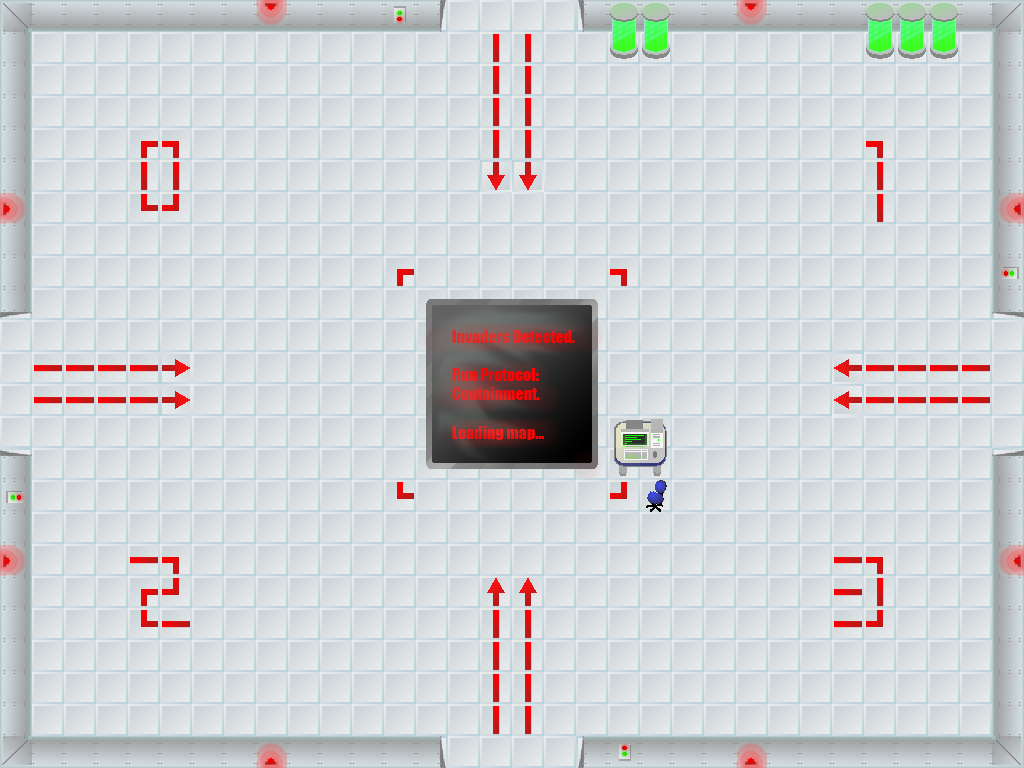

A 2D game scene composited from a Tiled map and its tileset images. What follows is a short description and the map's XML, with each tile layer's data collapsed to a summary:
An orthogonal 32x24 tile map with 32x32 px tiles, 1 tile layer (Tile Layer 1).

<map version="1.0" orientation="orthogonal" width="32" height="24" tilewidth="32" tileheight="32">
 <tileset firstgid="1" name="tilesheet" tilewidth="32" tileheight="32">
  <image source="tilesheet.png" />
  <tile id="0">
   <properties>
    <property name="impassable" value="1" />
    <property name="impassable" value="1" />
   </properties>
  </tile>
  <tile id="1">
   <properties>
    <property name="impassable" value="1" />
    <property name="impassable" value="1" />
   </properties>
  </tile>
  <tile id="2">
   <properties>
    <property name="impassable" value="1" />
    <property name="impassable" value="1" />
   </properties>
  </tile>
  <tile id="3">
   <properties>
    <property name="impassable" value="1" />
    <property name="impassable" value="1" />
   </properties>
  </tile>
  <tile id="4">
   <properties>
    <property name="impassable" value="1" />
    <property name="impassable" value="1" />
   </properties>
  </tile>
  <tile id="5">
   <properties>
    <property name="impassable" value="1" />
    <property name="impassable" value="1" />
   </properties>
  </tile>
  <tile id="6">
   <properties>
    <property name="impassable" value="1" />
    <property name="impassable" value="1" />
   </properties>
  </tile>
  <tile id="7">
   <properties>
    <property name="impassable" value="1" />
    <property name="impassable" value="1" />
   </properties>
  </tile>
  <tile id="8">
   <properties>
    <property name="impassable" value="1" />
    <property name="impassable" value="1" />
   </properties>
  </tile>
  <tile id="9">
   <properties>
    <property name="impassable" value="1" />
    <property name="impassable" value="1" />
   </properties>
  </tile>
  <tile id="10">
   <properties>
    <property name="impassable" value="1" />
    <property name="impassable" value="1" />
   </properties>
  </tile>
  <tile id="11">
   <properties>
    <property name="impassable" value="1" />
    <property name="impassable" value="1" />
   </properties>
  </tile>
  <tile id="12">
   <properties>
    <property name="impassable" value="1" />
    <property name="impassable" value="1" />
   </properties>
  </tile>
  <tile id="13">
   <properties>
    <property name="impassable" value="1" />
    <property name="impassable" value="1" />
   </properties>
  </tile>
  <tile id="14">
   <properties>
    <property name="impassable" value="1" />
    <property name="impassable" value="1" />
   </properties>
  </tile>
  <tile id="15">
   <properties>
    <property name="impassable" value="1" />
    <property name="impassable" value="1" />
   </properties>
  </tile>
  <tile id="16">
   <properties>
    <property name="impassable" value="1" />
    <property name="impassable" value="1" />
   </properties>
  </tile>
  <tile id="17">
   <properties>
    <property name="impassable" value="1" />
    <property name="impassable" value="1" />
   </properties>
  </tile>
  <tile id="18">
   <properties>
    <property name="impassable" value="1" />
    <property name="impassable" value="1" />
   </properties>
  </tile>
  <tile id="19">
   <properties>
    <property name="impassable" value="1" />
    <property name="impassable" value="1" />
   </properties>
  </tile>
  <tile id="20">
   <properties>
    <property name="impassable" value="1" />
    <property name="impassable" value="1" />
   </properties>
  </tile>
  <tile id="21">
   <properties>
    <property name="impassable" value="1" />
    <property name="impassable" value="1" />
   </properties>
  </tile>
  <tile id="22">
   <properties>
    <property name="impassable" value="1" />
    <property name="impassable" value="1" />
   </properties>
  </tile>
  <tile id="23">
   <properties>
    <property name="impassable" value="1" />
    <property name="impassable" value="1" />
   </properties>
  </tile>
  <tile id="24">
   <properties>
    <property name="impassable" value="1" />
    <property name="impassable" value="1" />
   </properties>
  </tile>
  <tile id="25">
   <properties>
    <property name="impassable" value="1" />
    <property name="impassable" value="1" />
   </properties>
  </tile>
  <tile id="26">
   <properties>
    <property name="impassable" value="1" />
    <property name="impassable" value="1" />
   </properties>
  </tile>
  <tile id="27">
   <properties>
    <property name="impassable" value="1" />
    <property name="impassable" value="1" />
   </properties>
  </tile>
  <tile id="30">
   <properties>
    <property name="impassable" value="1" />
    <property name="impassable" value="1" />
   </properties>
  </tile>
  <tile id="31">
   <properties>
    <property name="impassable" value="1" />
    <property name="impassable" value="1" />
   </properties>
  </tile>
  <tile id="32">
   <properties>
    <property name="impassable" value="1" />
    <property name="impassable" value="1" />
   </properties>
  </tile>
  <tile id="33">
   <properties>
    <property name="impassable" value="1" />
    <property name="impassable" value="1" />
   </properties>
  </tile>
  <tile id="34">
   <properties>
    <property name="impassable" value="1" />
    <property name="impassable" value="1" />
   </properties>
  </tile>
  <tile id="35">
   <properties>
    <property name="impassable" value="1" />
    <property name="impassable" value="1" />
   </properties>
  </tile>
  <tile id="36">
   <properties>
    <property name="impassable" value="1" />
    <property name="impassable" value="1" />
   </properties>
  </tile>
  <tile id="37">
   <properties>
    <property name="impassable" value="1" />
    <property name="impassable" value="1" />
   </properties>
  </tile>
  <tile id="38">
   <properties>
    <property name="impassable" value="1" />
    <property name="impassable" value="1" />
   </properties>
  </tile>
  <tile id="41">
   <properties>
    <property name="damaging" value="1" />
    <property name="damaging" value="1" />
   </properties>
  </tile>
  <tile id="42">
   <properties>
    <property name="damaging" value="1" />
    <property name="damaging" value="1" />
   </properties>
  </tile>
  <tile id="43">
   <properties>
    <property name="damaging" value="1" />
    <property name="damaging" value="1" />
   </properties>
  </tile>
  <tile id="49">
   <properties>
    <property name="impassable" value="1" />
    <property name="impassable" value="1" />
   </properties>
  </tile>
  <tile id="52">
   <properties>
    <property name="damaging" value="1" />
    <property name="damaging" value="1" />
   </properties>
  </tile>
  <tile id="53">
   <properties>
    <property name="damaging" value="1" />
    <property name="damaging" value="1" />
   </properties>
  </tile>
  <tile id="54">
   <properties>
    <property name="damaging" value="1" />
    <property name="damaging" value="1" />
   </properties>
  </tile>
  <tile id="63">
   <properties>
    <property name="damaging" value="1" />
    <property name="damaging" value="1" />
   </properties>
  </tile>
  <tile id="64">
   <properties>
    <property name="damaging" value="1" />
    <property name="damaging" value="1" />
   </properties>
  </tile>
  <tile id="65">
   <properties>
    <property name="damaging" value="1" />
    <property name="damaging" value="1" />
   </properties>
  </tile>
  <tile id="67">
   <properties>
    <property name="impassable" value="1" />
    <property name="impassable" value="1" />
   </properties>
  </tile>
  <tile id="74">
   <properties>
    <property name="damaging" value="" />
    <property name="damaging" value="" />
   </properties>
  </tile>
  <tile id="75">
   <properties>
    <property name="damaging" value="" />
    <property name="damaging" value="" />
   </properties>
  </tile>
  <tile id="76">
   <properties>
    <property name="damaging" value="" />
    <property name="damaging" value="" />
   </properties>
  </tile>
  <tile id="77">
   <properties>
    <property name="damaging" value="1" />
    <property name="damaging" value="1" />
   </properties>
  </tile>
  <tile id="78">
   <properties>
    <property name="damaging" value="1" />
    <property name="damaging" value="1" />
   </properties>
  </tile>
  <tile id="79">
   <properties>
    <property name="damaging" value="1" />
    <property name="damaging" value="1" />
   </properties>
  </tile>
  <tile id="80">
   <properties>
    <property name="damaging" value="1" />
    <property name="damaging" value="1" />
   </properties>
  </tile>
  <tile id="81">
   <properties>
    <property name="impassable" value="1" />
    <property name="impassable" value="1" />
   </properties>
  </tile>
  <tile id="83">
   <properties>
    <property name="impassable" value="1" />
    <property name="impassable" value="1" />
   </properties>
  </tile>
  <tile id="84">
   <properties>
    <property name="impassable" value="1" />
    <property name="impassable" value="1" />
   </properties>
  </tile>
  <tile id="85">
   <properties>
    <property name="damaging" value="1" />
    <property name="damaging" value="1" />
   </properties>
  </tile>
  <tile id="86">
   <properties>
    <property name="damaging" value="1" />
    <property name="damaging" value="1" />
   </properties>
  </tile>
  <tile id="87">
   <properties>
    <property name="damaging" value="1" />
    <property name="damaging" value="1" />
   </properties>
  </tile>
  <tile id="88">
   <properties>
    <property name="damaging" value="1" />
    <property name="damaging" value="1" />
   </properties>
  </tile>
  <tile id="89">
   <properties>
    <property name="damaging" value="1" />
    <property name="damaging" value="1" />
   </properties>
  </tile>
  <tile id="90">
   <properties>
    <property name="damaging" value="1" />
    <property name="damaging" value="1" />
   </properties>
  </tile>
  <tile id="91">
   <properties>
    <property name="damaging" value="1" />
    <property name="damaging" value="1" />
   </properties>
  </tile>
  <tile id="92">
   <properties>
    <property name="impassable" value="1" />
    <property name="impassable" value="1" />
   </properties>
  </tile>
  <tile id="93">
   <properties>
    <property name="impassable" value="1" />
    <property name="impassable" value="1" />
   </properties>
  </tile>
  <tile id="94">
   <properties>
    <property name="impassable" value="1" />
    <property name="impassable" value="1" />
   </properties>
  </tile>
  <tile id="95">
   <properties>
    <property name="impassable" value="1" />
    <property name="impassable" value="1" />
   </properties>
  </tile>
  <tile id="96">
   <properties>
    <property name="damaging" value="1" />
    <property name="damaging" value="1" />
   </properties>
  </tile>
  <tile id="97">
   <properties>
    <property name="damaging" value="1" />
    <property name="damaging" value="1" />
   </properties>
  </tile>
  <tile id="98">
   <properties>
    <property name="damaging" value="1" />
    <property name="damaging" value="1" />
   </properties>
  </tile>
  <tile id="99">
   <properties>
    <property name="impassable" value="1" />
    <property name="impassable" value="1" />
   </properties>
  </tile>
  <tile id="100">
   <properties>
    <property name="impassable" value="1" />
    <property name="impassable" value="1" />
   </properties>
  </tile>
  <tile id="104">
   <properties>
    <property name="impassable" value="1" />
    <property name="impassable" value="1" />
   </properties>
  </tile>
  <tile id="105">
   <properties>
    <property name="impassable" value="1" />
    <property name="impassable" value="1" />
   </properties>
  </tile>
  <tile id="106">
   <properties>
    <property name="impassable" value="1" />
    <property name="impassable" value="1" />
   </properties>
  </tile>
  <tile id="110">
   <properties>
    <property name="impassable" value="1" />
    <property name="impassable" value="1" />
   </properties>
  </tile>
  <tile id="111">
   <properties>
    <property name="impassable" value="1" />
    <property name="impassable" value="1" />
   </properties>
  </tile>
  <tile id="113">
   <properties>
    <property name="impassable" value="1" />
    <property name="impassable" value="1" />
   </properties>
  </tile>
  <tile id="114">
   <properties>
    <property name="impassable" value="1" />
    <property name="impassable" value="1" />
   </properties>
  </tile>
  <tile id="115">
   <properties>
    <property name="impassable" value="1" />
    <property name="impassable" value="1" />
   </properties>
  </tile>
  <tile id="116">
   <properties>
    <property name="impassable" value="1" />
    <property name="impassable" value="1" />
   </properties>
  </tile>
  <tile id="117">
   <properties>
    <property name="impassable" value="1" />
    <property name="impassable" value="1" />
   </properties>
  </tile>
  <tile id="121">
   <properties>
    <property name="impassable" value="1" />
    <property name="impassable" value="1" />
   </properties>
  </tile>
  <tile id="124">
   <properties>
    <property name="impassable" value="1" />
    <property name="impassable" value="1" />
   </properties>
  </tile>
  <tile id="125">
   <properties>
    <property name="impassable" value="1" />
    <property name="impassable" value="1" />
   </properties>
  </tile>
  <tile id="126">
   <properties>
    <property name="impassable" value="1" />
    <property name="impassable" value="1" />
   </properties>
  </tile>
  <tile id="127">
   <properties>
    <property name="impassable" value="1" />
    <property name="impassable" value="1" />
   </properties>
  </tile>
  <tile id="128">
   <properties>
    <property name="impassable" value="1" />
    <property name="impassable" value="1" />
   </properties>
  </tile>
 </tileset>
 <layer name="Tile Layer 1" width="32" height="24">
  <data>[768 cells, 768 non-empty, 78 distinct tile ids]</data>
 </layer>
</map>
